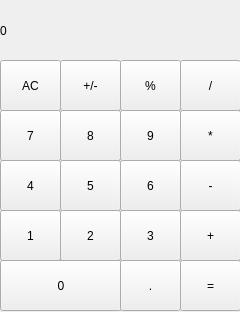
<?xml version="1.0" encoding="UTF-8"?>
<ui version="4.0">
 <class>MainWindow</class>
 <widget class="QMainWindow" name="MainWindow">
  <property name="geometry">
   <rect>
    <x>0</x>
    <y>0</y>
    <width>240</width>
    <height>312</height>
   </rect>
  </property>
  <property name="windowTitle">
   <string>MainWindow</string>
  </property>
  <widget class="QWidget" name="centralwidget">
   <widget class="QLabel" name="result_show">
    <property name="geometry">
     <rect>
      <x>0</x>
      <y>0</y>
      <width>241</width>
      <height>61</height>
     </rect>
    </property>
    <property name="maximumSize">
     <size>
      <width>241</width>
      <height>61</height>
     </size>
    </property>
    <property name="text">
     <string>0</string>
    </property>
   </widget>
   <widget class="QPushButton" name="pushButton_AC">
    <property name="geometry">
     <rect>
      <x>0</x>
      <y>60</y>
      <width>61</width>
      <height>51</height>
     </rect>
    </property>
    <property name="maximumSize">
     <size>
      <width>61</width>
      <height>61</height>
     </size>
    </property>
    <property name="text">
     <string>AC</string>
    </property>
   </widget>
   <widget class="QPushButton" name="pushButton_plus_minus">
    <property name="geometry">
     <rect>
      <x>60</x>
      <y>60</y>
      <width>61</width>
      <height>51</height>
     </rect>
    </property>
    <property name="maximumSize">
     <size>
      <width>61</width>
      <height>61</height>
     </size>
    </property>
    <property name="text">
     <string>+/-</string>
    </property>
   </widget>
   <widget class="QPushButton" name="pushButton_percent">
    <property name="geometry">
     <rect>
      <x>120</x>
      <y>60</y>
      <width>61</width>
      <height>51</height>
     </rect>
    </property>
    <property name="maximumSize">
     <size>
      <width>61</width>
      <height>61</height>
     </size>
    </property>
    <property name="text">
     <string>%</string>
    </property>
   </widget>
   <widget class="QPushButton" name="pushButton_divide">
    <property name="geometry">
     <rect>
      <x>180</x>
      <y>60</y>
      <width>61</width>
      <height>51</height>
     </rect>
    </property>
    <property name="maximumSize">
     <size>
      <width>61</width>
      <height>61</height>
     </size>
    </property>
    <property name="text">
     <string>/</string>
    </property>
   </widget>
   <widget class="QPushButton" name="pushButton_5">
    <property name="geometry">
     <rect>
      <x>60</x>
      <y>160</y>
      <width>61</width>
      <height>51</height>
     </rect>
    </property>
    <property name="maximumSize">
     <size>
      <width>61</width>
      <height>61</height>
     </size>
    </property>
    <property name="text">
     <string>5</string>
    </property>
   </widget>
   <widget class="QPushButton" name="pushButton_minis">
    <property name="geometry">
     <rect>
      <x>180</x>
      <y>160</y>
      <width>61</width>
      <height>51</height>
     </rect>
    </property>
    <property name="maximumSize">
     <size>
      <width>61</width>
      <height>61</height>
     </size>
    </property>
    <property name="text">
     <string>-</string>
    </property>
   </widget>
   <widget class="QPushButton" name="pushButton_4">
    <property name="geometry">
     <rect>
      <x>0</x>
      <y>160</y>
      <width>61</width>
      <height>51</height>
     </rect>
    </property>
    <property name="maximumSize">
     <size>
      <width>61</width>
      <height>61</height>
     </size>
    </property>
    <property name="text">
     <string>4</string>
    </property>
   </widget>
   <widget class="QPushButton" name="pushButton_6">
    <property name="geometry">
     <rect>
      <x>120</x>
      <y>160</y>
      <width>61</width>
      <height>51</height>
     </rect>
    </property>
    <property name="maximumSize">
     <size>
      <width>61</width>
      <height>61</height>
     </size>
    </property>
    <property name="text">
     <string>6</string>
    </property>
   </widget>
   <widget class="QPushButton" name="pushButton_2">
    <property name="geometry">
     <rect>
      <x>60</x>
      <y>210</y>
      <width>61</width>
      <height>51</height>
     </rect>
    </property>
    <property name="maximumSize">
     <size>
      <width>61</width>
      <height>61</height>
     </size>
    </property>
    <property name="text">
     <string>2</string>
    </property>
   </widget>
   <widget class="QPushButton" name="pushButton_plus">
    <property name="geometry">
     <rect>
      <x>180</x>
      <y>210</y>
      <width>61</width>
      <height>51</height>
     </rect>
    </property>
    <property name="maximumSize">
     <size>
      <width>61</width>
      <height>61</height>
     </size>
    </property>
    <property name="text">
     <string>+</string>
    </property>
   </widget>
   <widget class="QPushButton" name="pushButton_1">
    <property name="geometry">
     <rect>
      <x>0</x>
      <y>210</y>
      <width>61</width>
      <height>51</height>
     </rect>
    </property>
    <property name="maximumSize">
     <size>
      <width>61</width>
      <height>61</height>
     </size>
    </property>
    <property name="text">
     <string>1</string>
    </property>
   </widget>
   <widget class="QPushButton" name="pushButton_3">
    <property name="geometry">
     <rect>
      <x>120</x>
      <y>210</y>
      <width>61</width>
      <height>51</height>
     </rect>
    </property>
    <property name="maximumSize">
     <size>
      <width>61</width>
      <height>61</height>
     </size>
    </property>
    <property name="text">
     <string>3</string>
    </property>
   </widget>
   <widget class="QPushButton" name="pushButton_equals">
    <property name="geometry">
     <rect>
      <x>180</x>
      <y>260</y>
      <width>61</width>
      <height>51</height>
     </rect>
    </property>
    <property name="maximumSize">
     <size>
      <width>61</width>
      <height>61</height>
     </size>
    </property>
    <property name="text">
     <string>=</string>
    </property>
   </widget>
   <widget class="QPushButton" name="pushButton_0">
    <property name="geometry">
     <rect>
      <x>0</x>
      <y>260</y>
      <width>122</width>
      <height>51</height>
     </rect>
    </property>
    <property name="maximumSize">
     <size>
      <width>122</width>
      <height>61</height>
     </size>
    </property>
    <property name="text">
     <string>0</string>
    </property>
   </widget>
   <widget class="QPushButton" name="pushButton_dot">
    <property name="geometry">
     <rect>
      <x>120</x>
      <y>260</y>
      <width>61</width>
      <height>51</height>
     </rect>
    </property>
    <property name="maximumSize">
     <size>
      <width>61</width>
      <height>61</height>
     </size>
    </property>
    <property name="text">
     <string>.</string>
    </property>
   </widget>
   <widget class="QPushButton" name="pushButton_8">
    <property name="geometry">
     <rect>
      <x>60</x>
      <y>110</y>
      <width>61</width>
      <height>51</height>
     </rect>
    </property>
    <property name="maximumSize">
     <size>
      <width>61</width>
      <height>61</height>
     </size>
    </property>
    <property name="text">
     <string>8</string>
    </property>
   </widget>
   <widget class="QPushButton" name="pushButton_multiply">
    <property name="geometry">
     <rect>
      <x>180</x>
      <y>110</y>
      <width>61</width>
      <height>51</height>
     </rect>
    </property>
    <property name="maximumSize">
     <size>
      <width>61</width>
      <height>61</height>
     </size>
    </property>
    <property name="text">
     <string>*</string>
    </property>
   </widget>
   <widget class="QPushButton" name="pushButton_7">
    <property name="geometry">
     <rect>
      <x>0</x>
      <y>110</y>
      <width>61</width>
      <height>51</height>
     </rect>
    </property>
    <property name="maximumSize">
     <size>
      <width>61</width>
      <height>61</height>
     </size>
    </property>
    <property name="text">
     <string>7</string>
    </property>
   </widget>
   <widget class="QPushButton" name="pushButton_9">
    <property name="geometry">
     <rect>
      <x>120</x>
      <y>110</y>
      <width>61</width>
      <height>51</height>
     </rect>
    </property>
    <property name="maximumSize">
     <size>
      <width>61</width>
      <height>61</height>
     </size>
    </property>
    <property name="text">
     <string>9</string>
    </property>
   </widget>
  </widget>
 </widget>
 <resources/>
 <connections/>
</ui>
